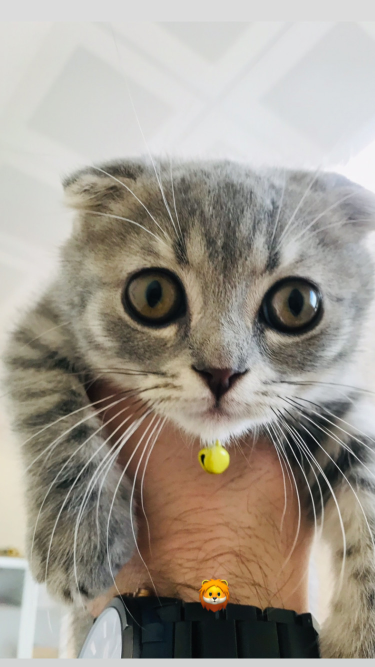
#> input picture resim_video_kayitlari/safi.JPG, 750 x 1334 px, found by its file name (shown at 1/2 size)
$ python resim_boyutlandir_kirp.py
#> lines starting #> are read from the running program, lines starting #| are printed output that depends on the picture
import cv2

#
img = cv2.imread("resim_video_kayitlari/safi.JPG",1)
#> img is the input picture: shape (1334, 750, 3); mean B, G, R 143.4, 153.9, 160.6
print("Resim Boyutu: ", img.shape)
#| Resim Boyutu:  (1334, 750, 3)
cv2.imshow("Orjinal", img)

#resized boyutlandırma
imgResized = cv2.resize(img, (800,800))
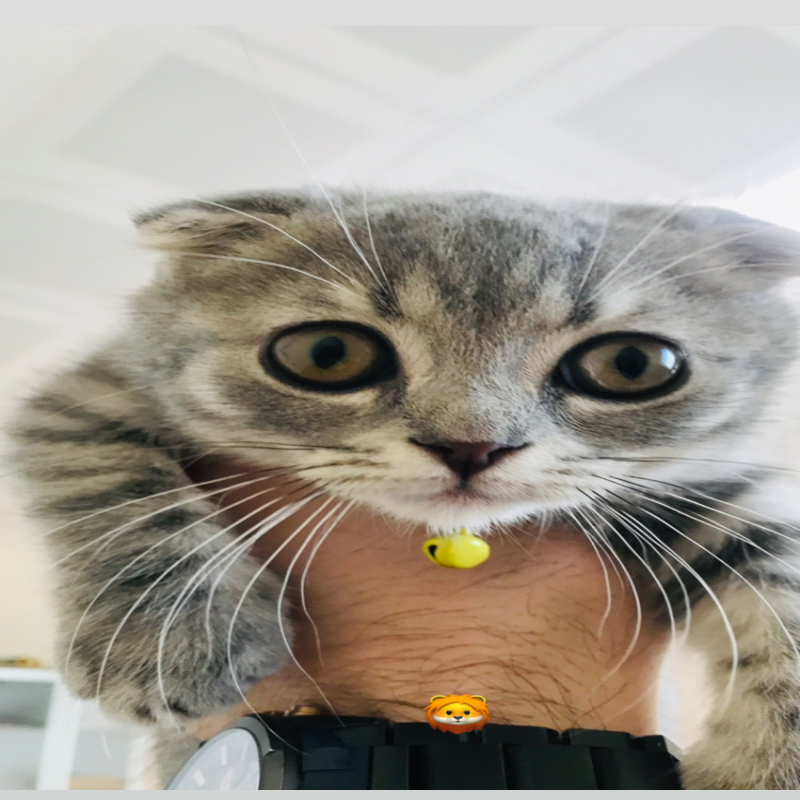
#> imgResized: shape (800, 800, 3); mean B, G, R 143.2, 153.7, 160.5
print("Resized Img Shape: ", imgResized.shape)
#| Resized Img Shape:  (800, 800, 3)
cv2.imshow("img Resized", imgResized)
cv2.imwrite("resim_video_kayitlari/rgbsafi.jpg", img)


#kırpmaa

imgCropped = img[:200,0:300] #height  width
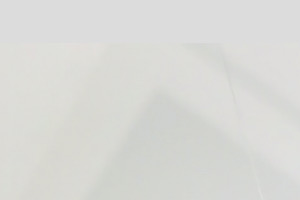
#> imgCropped: shape (200, 300, 3); mean B, G, R 213.9, 217.3, 217
cv2.imshow("Kirpik Resim", imgCropped)


cv2.waitKey(0)
cv2.destroyAllWindows()
